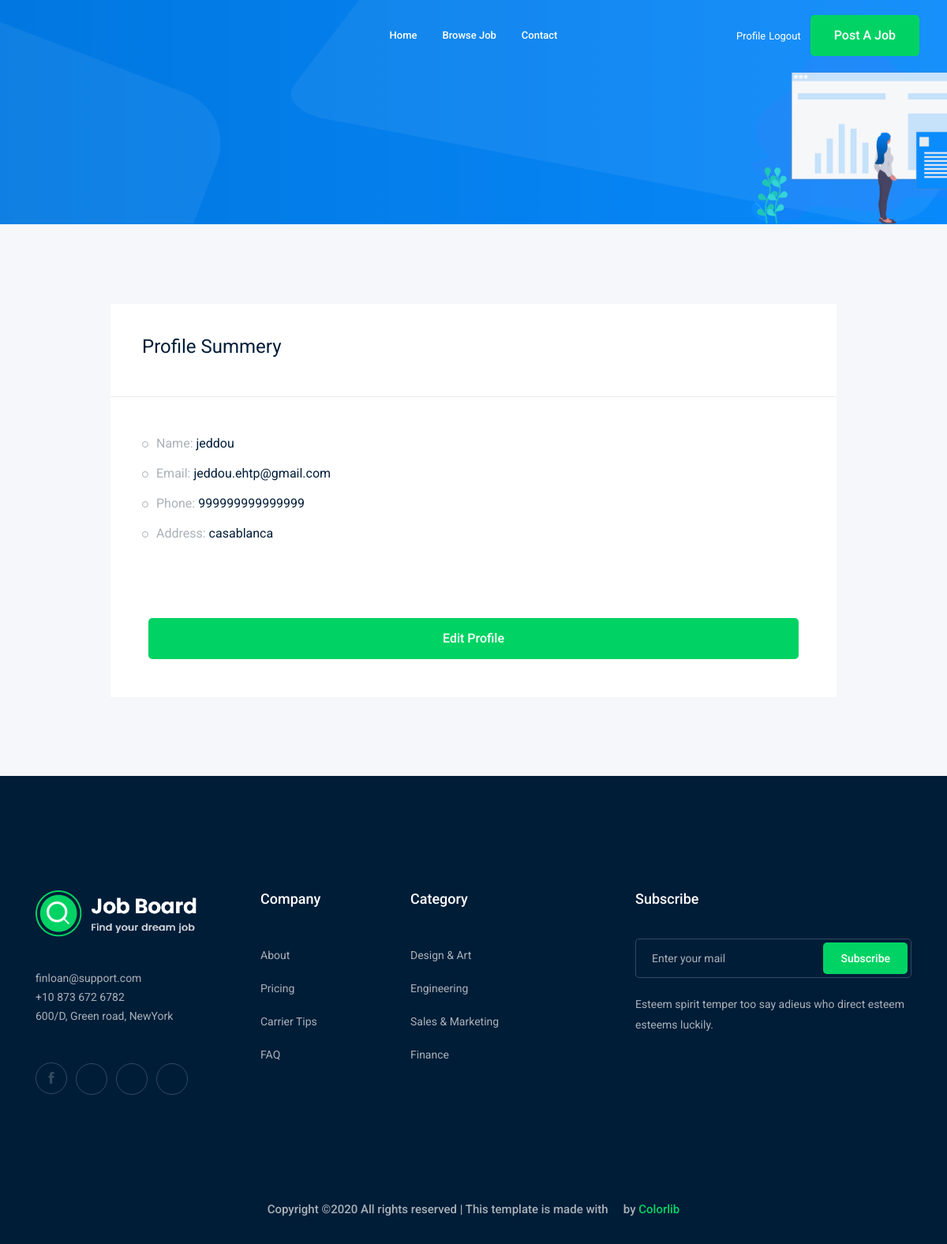
/accounts/profile/ (signed in), run on the app's committed database.
### accounts/models.py (models this page shows, shortened)
class Profile(models.Model):
    user = models.OneToOneField(User,on_delete=models.CASCADE)
    phone = models.CharField(max_length=15)
    image = models.ImageField(upload_to='profile/')
    city = models.ForeignKey('City',related_name='user_city', blank=True,null=True,on_delete=models.CASCADE)

class City(models.Model):
    name = models.CharField(max_length=40)
    def __str__(self):
        return self.name

### accounts/views.py (the view)
# urls.py: path('profile/',views.profile,name = "profile"),
def profile(request):
    profile = Profile.objects.get(user = request.user)
    return render(request,'accounts/profile.html',{'profile':profile})

### accounts/templates/accounts/profile.html (shortened to what this page needs)
{% extends 'base.html' %}
{% load bootstrap4 %}
{% load static %}
{% block body %}
<div class="bradcam_area bradcam_bg_1">
    <div class="container">
        <div class="row">
            <div class="col-xl-12">
            </div>
        </div>
    </div>
</div>
<div class="job_details_area">
    <div class="container">
        <div class="row">
            <div class="col-lg-10 mx-auto">
                <div class="job_sumary">
                    <div class="summery_header">
                        <h3>Profile Summery</h3>
                    </div>
                    <div class="job_content">
                        <ul>
                            <li>Name: <span>{{profile.user}}</span></li>
                            <li>Email: <span>{{profile.user.email}}</span></li>
                            <li>Phone: <span>{{profile.phone}}</span></li>
                            <li>Address: <span>{{profile.city}}</span></li>
                        </ul>
                    </div>
                    <div class="p-5">
                                                <a class="boxed-btn3 w-100" href="{% url 'accounts:profile_edit' %}">Edit profile</a>
                    </div>
                </div>
            </div>
        </div>
    </div>
</div>
{% endblock body %}

### data on the page
Profile: user "jeddou", user.email "jeddou.ehtp@gmail.com", phone "999999999999999", city "casablanca"
